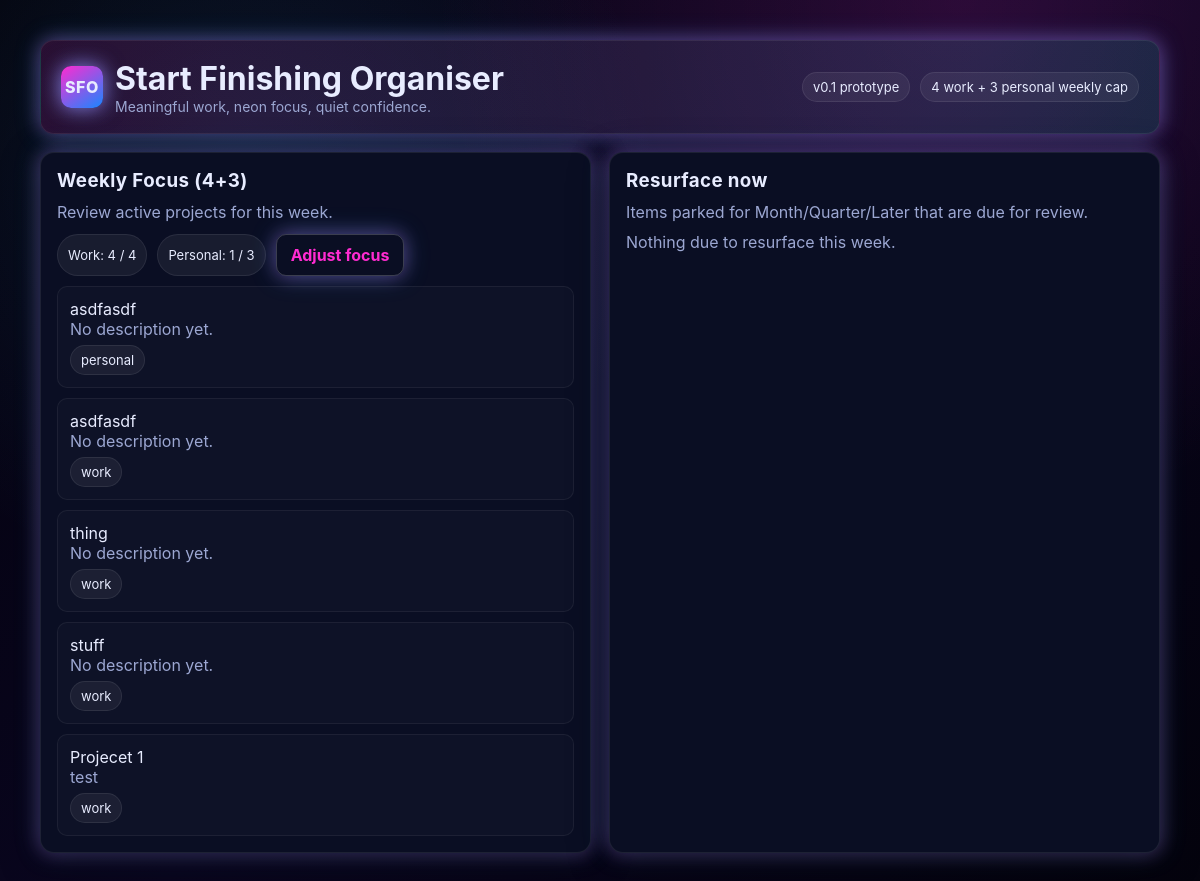
The page /weekly on the database its author committed.
### app/models.py (models this page shows)
class Project(Base):
    __tablename__ = "projects"
    id = Column(Integer, primary_key=True, index=True)
    title = Column(String(160), nullable=False)
    description = Column(Text, nullable=True)
    category = Column(SAEnum(ProjectCategory, **ENUM_KWARGS), nullable=False, default=ProjectCategory.WORK)
    status = Column(SAEnum(ProjectStatus, **ENUM_KWARGS), nullable=False, default=ProjectStatus.ACTIVE)
    size = Column(SAEnum(ProjectSize, **ENUM_KWARGS), nullable=True)
    time_horizon = Column(String(32), nullable=True)  # week/month/quarter/year
    start_date = Column(Date, nullable=True)
    target_date = Column(Date, nullable=True)
    level_of_success = Column(SAEnum(SuccessLevel, **ENUM_KWARGS), nullable=True)
    why_link_text = Column(Text, nullable=True)
    drag_points_notes = Column(Text, nullable=True)
    active_this_week = Column(Boolean, nullable=False, default=False)
    created_at = Column(DateTime(timezone=True), server_default=func.now(), nullable=False)
    updated_at = Column(DateTime(timezone=True), onupdate=func.now())
    tasks = relationship("Task", back_populates="project", cascade="all, delete-orphan")
    success_pack = relationship(
        "SuccessPack", back_populates="project", uselist=False, cascade="all, delete-orphan"
    )
    waiting_on = relationship(
        "WaitingOn", back_populates="project", cascade="all, delete-orphan"
    )
    blocks = relationship("Block", back_populates="project", cascade="all, delete-orphan")

### app/routes/weekly.py (the view)
@router.get("/weekly", response_class=HTMLResponse)
def weekly_review(request: Request, db: Session = Depends(get_db)):
    templates = request.app.state.templates
    projects = (
        db.query(Project)
        .filter(Project.status != "archived")
        .order_by(Project.active_this_week.desc(), Project.created_at.desc())
        .all()
    )
    weekly_work = [p for p in projects if p.active_this_week and p.category == ProjectCategory.WORK]
    weekly_personal = [
        p for p in projects if p.active_this_week and p.category == ProjectCategory.PERSONAL
    ]
    today = date.today()
    upcoming = today + timedelta(days=7)
    due_resurface = (
        db.query(Task)
        .filter(Task.resurface_on.isnot(None), Task.resurface_on <= upcoming)
        .order_by(Task.resurface_on.asc(), Task.created_at.desc())
        .all()
    )
    return templates.TemplateResponse(
        "weekly_review.html",
        {
            "request": request,
            "projects": projects,
            "weekly_work_count": len(weekly_work),
            "weekly_personal_count": len(weekly_personal),
            "due_resurface": due_resurface,
            "form_success": request.query_params.get("success"),
        },
    )

### app/templates/weekly_review.html (shortened to what this page needs)
{% extends "base.html" %}
{% block content %}
  <section class="grid" style="margin-top: 18px;">
    <div class="panel">
      <h3>Weekly Focus (4+3)</h3>
      <div class="muted">Review active projects for this week.</div>
      <div class="cta-row">
        <span class="pill">Work: {{ weekly_work_count }} / 4</span>
        <span class="pill">Personal: {{ weekly_personal_count }} / 3</span>
        <a class="btn ghost" href="/capture?tab=project">Adjust focus</a>
      </div>
      <div class="list" style="margin-top: 10px;">
        {% for p in projects if p.active_this_week %}
          <div class="list-item">
            <div>{{ p.title }}</div>
            <div class="muted">{{ p.description or "No description yet." }}</div>
            <div class="task-meta">
              <span class="pill">{{ p.category.value }}</span>
            </div>
          </div>
        {% else %}
          <div class="muted">No projects flagged this week.</div>
        {% endfor %}
      </div>
    </div>
    <div class="panel">
      <h3>Resurface now</h3>
      <div class="muted">Items parked for Month/Quarter/Later that are due for review.</div>
      <div class="list" style="margin-top: 10px;">
        {% for t in due_resurface %}
          <div class="list-item">
            <div>{{ t.verb_noun }}</div>
            <div class="muted">Resurface on: {{ t.resurface_on }}</div>
            <div class="task-meta">
              {% if t.project %}<span class="pill">{{ t.project.title }}</span>{% endif %}
              <span class="pill">{{ t.when_bucket.value }}</span>
            </div>
            <form method="post" action="/resurface/{{ t.id }}" class="form" style="margin-top: 8px;">
              <button class="btn" type="submit">Pull into this week</button>
            </form>
          </div>
        {% else %}
          <div class="muted">Nothing due to resurface this week.</div>
        {% endfor %}
      </div>
    </div>
  </section>
{% endblock %}

### app/templates/base.html (shortened to what this page needs)
<!DOCTYPE html>
<html lang="en">
<head>
  <link rel="stylesheet" href="{{ url_for('static', path='/css/main.css') }}">
</head>
<body>
  <div class="page">
    <header class="header">
      <div class="brand">
        <div class="brand-mark">SFO</div>
        <div>
          <h1>Start Finishing Organiser</h1>
          <div class="subtitle">Meaningful work, neon focus, quiet confidence.</div>
        </div>
      </div>
      <div class="tbar">
        <span class="pill">v0.1 prototype</span>
        <span class="pill">4 work + 3 personal weekly cap</span>
      </div>
    </header>
    {% block content %}{% endblock %}
  </div>
</body>
</html>

### app/static/css/main.css (style rules this page uses)
:root { --bg: #05030f; --panel: #0a0e23; --accent-pink: #ff2bd1; --accent-blue: #1987ff; --accent-cyan: #2da0ff; --accent-purple: #0a0c2a; --text: #e8ecff; --muted: #9ca7d2; --success: #49f6a3; --warning: #ffc857; --danger: #ff5576; --glow: 0 0 24px rgba(53, 195, 255, 0.35), 0 0 18px rgba(255, 43, 209, 0.3); --radius: 14px; }
*, *::before, *::after { box-sizing: border-box; }
body { margin: 0; min-height: 100vh; font-family: "Inter", -apple-system, BlinkMacSystemFont, "Segoe UI", sans-serif; background: radial-gradient(circle at 20% 20%, rgba(53, 195, 255, 0.1), transparent 35%), radial-gradient(circle at 80% 0%, rgba(255, 43, 209, 0.14), transparent 40%), linear-gradient(135deg, #04030d 0%, #0a0620 50%, #04030d 100%); color: var(--text); }
a { color: var(--accent-cyan); text-decoration: none; }
h1, h2, h3, h4 { margin: 0; }
.page { max-width: 1800px; margin: 0 auto; padding: 40px 40px 40px; }
.header { display: flex; align-items: center; justify-content: space-between; gap: 16px; padding: 18px 20px; background: linear-gradient(90deg, rgba(255, 42, 209, 0.14), rgba(45, 226, 230, 0.14)); border: 1px solid rgba(255, 255, 255, 0.08); box-shadow: var(--glow); border-radius: var(--radius); }
.brand { display: flex; align-items: center; gap: 12px; }
.brand-mark { width: 42px; height: 42px; border-radius: 10px; background: linear-gradient(145deg, var(--accent-pink), var(--accent-blue)); box-shadow: 0 0 22px rgba(53, 195, 255, 0.6), 0 0 18px rgba(255, 43, 209, 0.5); display: grid; place-items: center; font-weight: 800; letter-spacing: 0.6px; }
.subtitle { color: var(--muted); font-size: 14px; }
.grid { display: grid; grid-template-columns: repeat(auto-fit, minmax(280px, 1fr)); gap: 18px; margin-top: 20px; }
.panel { background: var(--panel); border: 1px solid rgba(255, 255, 255, 0.08); border-radius: var(--radius); padding: 16px; box-shadow: 0 10px 40px rgba(0, 0, 0, 0.45), var(--glow); }
.panel h3 { margin-bottom: 10px; letter-spacing: 0.4px; }
.pill { display: inline-flex; align-items: center; gap: 6px; padding: 6px 10px; border-radius: 999px; background: rgba(255, 255, 255, 0.06); color: var(--text); font-size: 13px; border: 1px solid rgba(255, 255, 255, 0.08); }
.btn.ghost { background: transparent; color: var(--accent-pink); border: 1px solid rgba(255, 255, 255, 0.2); transition: border-color 0.14s ease, color 0.14s ease, box-shadow 0.14s ease, background 0.14s ease; }
.list { display: flex; flex-direction: column; gap: 10px; margin: 0; padding: 0; list-style: none; }
.list-item { padding: 12px 12px; border-radius: 10px; border: 1px solid rgba(255, 255, 255, 0.06); background: rgba(255, 255, 255, 0.02); }
.muted { color: var(--muted); }
.task-meta { display: flex; gap: 10px; flex-wrap: wrap; margin-top: 6px; }
.cta-row { display: flex; flex-wrap: wrap; gap: 10px; margin-top: 12px; }
button, .btn { cursor: pointer; border: none; padding: 10px 14px; border-radius: 10px; font-weight: 700; background: linear-gradient(120deg, var(--accent-pink), var(--accent-blue)); color: #fdfdff; box-shadow: var(--glow); border: 1px solid transparent; transition: background 0.14s ease, color 0.14s ease, border-color 0.14s ease, box-shadow 0.14s ease; }
.tbar { display: flex; flex-wrap: wrap; gap: 10px; align-items: center; }

### rows shown on the page
Project: title "asdfasdf", description "No description yet.", category.value "personal"
Project: title "asdfasdf", description "No description yet.", category.value "work"
Project: title "thing", description "No description yet.", category.value "work"
Project: title "stuff", description "No description yet.", category.value "work"
Project: title "Projecet 1", description "test", category.value "work"

### other values the page prints
{{ weekly_work_count }} "4"
{{ weekly_personal_count }} "1"
